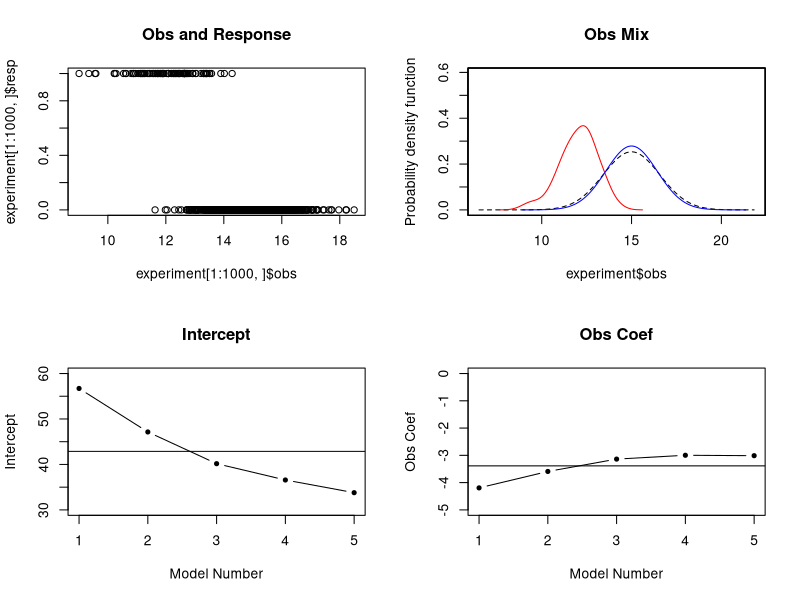

Here is the R script that generated this plot:
library(sm)

set.seed(42)

rolling.intercept<-numeric()
rolling.obs<-numeric()

# Generate the observations
pos<-rnorm(100,12,1)
neg<-rnorm(99900,15,1)

# Add in the responses
pos.obs<-cbind(pos,'response'=1)
neg.obs<-cbind(neg,'response'=0)

# Create the experiment
experiment<-data.frame('obs'=pos.obs[,1],'resp'=pos.obs[,2])
experiment[101:100000,]<-c(neg.obs[,1], neg.obs[,2])

# Create the models with varying amounts of data
model1<-glm(resp~obs,data=experiment[1:200,],family='binomial')
count<-1
current.model<-model1
summary(current.model)
rolling.intercept[count]<-coef(current.model)['(Intercept)']
rolling.obs[count]<-coef(current.model)['obs']

model2<-glm(resp~obs,data=experiment[1:500,],family='binomial')
count<-2
current.model<-model2
summary(current.model)
rolling.intercept[count]<-coef(current.model)['(Intercept)']
rolling.obs[count]<-coef(current.model)['obs']

model3<-glm(resp~obs,data=experiment[1:1000,],family='binomial')
count<-3
current.model<-model3
summary(current.model)
rolling.intercept[count]<-coef(current.model)['(Intercept)']
rolling.obs[count]<-coef(current.model)['obs']

model4<-glm(resp~obs,data=experiment[1:5000,],family='binomial')
count<-4
current.model<-model4
summary(current.model)
rolling.intercept[count]<-coef(current.model)['(Intercept)']
rolling.obs[count]<-coef(current.model)['obs']

model5<-glm(resp~obs,data=experiment[1:100000,],family='binomial')
count<-5
current.model<-model5
summary(current.model)
rolling.intercept[count]<-coef(current.model)['(Intercept)']
rolling.obs[count]<-coef(current.model)['obs']
    
imageH<-150/25.4
imageW<-150/25.4
# Change as required
setwd('/Users/rob/PhDStuff/ThesisSoftware/LRModels')
plot.filename<-'PosNegSplit.pdf'
# Uncomment line below for saving to PDF
#pdf(plot.filename,height=imageH,width=imageW)

par(mfrow=c(2,2))
plot(x=experiment[1:1000,]$obs,y=experiment[1:1000,]$resp,main='Obs and Response')

sm.density(experiment$obs,col='black',lty=2,rugplot=FALSE)
sm.density(experiment$obs[experiment$resp == 1],col='red',add=T)
sm.density(experiment$obs[experiment$resp == 0],col='blue',add=T)
title('Obs Mix')

rolling.intercept
summary(rolling.intercept)
mean(rolling.intercept)
sd(rolling.intercept)
plot(x=seq(1,5),y=rolling.intercept,xlab='Model Number',ylab='Intercept'
    ,ylim=c(30,60),main='Intercept',pch=20,type='b')
abline(h=mean(rolling.intercept))

rolling.obs
summary(rolling.obs)
mean(rolling.obs)
sd(rolling.obs)
plot(x=seq(1,5),y=rolling.obs,xlab='Model Number',ylab='Obs Coef'
    ,ylim=c(-5,0),main='Obs Coef',pch=20,type='b')
abline(h=mean(rolling.obs))

exp(rolling.obs)
round(exp(rolling.obs),2)

# Uncomment line below for saving to PDF
#dev.off()
